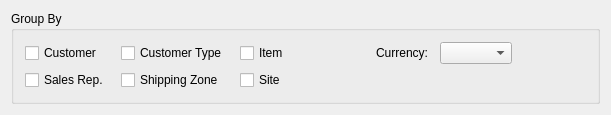
<?xml version="1.0" encoding="UTF-8"?>
<ui version="4.0">
 <comment>This file is part of the xTuple ERP: PostBooks Edition, a free and
open source Enterprise Resource Planning software suite,
Copyright (c) 1999-2019 by OpenMFG LLC, d/b/a xTuple.
It is licensed to you under the Common Public Attribution License
version 1.0, the full text of which (including xTuple-specific Exhibits)
is available at www.xtuple.com/CPAL.  By using this software, you agree
to be bound by its terms.</comment>
 <class>dspSummarizedSales</class>
 <widget class="QWidget" name="dspSummarizedSales">
  <property name="enabled">
   <bool>true</bool>
  </property>
  <property name="geometry">
   <rect>
    <x>0</x>
    <y>0</y>
    <width>611</width>
    <height>103</height>
   </rect>
  </property>
  <property name="windowTitle">
   <string>Summarized Sales</string>
  </property>
  <layout class="QGridLayout" name="gridLayout_2">
   <item row="0" column="0">
    <widget class="QGroupBox" name="_groupBy">
     <property name="title">
      <string>Group By</string>
     </property>
     <layout class="QGridLayout" name="gridLayout">
      <property name="horizontalSpacing">
       <number>12</number>
      </property>
      <item row="0" column="0">
       <widget class="XCheckBox" name="_cust">
        <property name="text">
         <string>Customer</string>
        </property>
       </widget>
      </item>
      <item row="0" column="1">
       <widget class="XCheckBox" name="_custtype">
        <property name="text">
         <string>Customer Type</string>
        </property>
       </widget>
      </item>
      <item row="0" column="2">
       <widget class="XCheckBox" name="_item">
        <property name="text">
         <string>Item</string>
        </property>
       </widget>
      </item>
      <item row="0" column="3">
       <spacer name="horizontalSpacer">
        <property name="orientation">
         <enum>Qt::Horizontal</enum>
        </property>
        <property name="sizeHint" stdset="0">
         <size>
          <width>14</width>
          <height>20</height>
         </size>
        </property>
       </spacer>
      </item>
      <item row="0" column="4">
       <widget class="QLabel" name="_unitsLit">
        <property name="text">
         <string>Currency:</string>
        </property>
        <property name="alignment">
         <set>Qt::AlignRight|Qt::AlignTrailing|Qt::AlignVCenter</set>
        </property>
       </widget>
      </item>
      <item row="0" column="5">
       <widget class="XComboBox" name="_units"/>
      </item>
      <item row="0" column="6">
       <spacer name="horizontalSpacer_2">
        <property name="orientation">
         <enum>Qt::Horizontal</enum>
        </property>
        <property name="sizeHint" stdset="0">
         <size>
          <width>40</width>
          <height>20</height>
         </size>
        </property>
       </spacer>
      </item>
      <item row="1" column="0">
       <widget class="XCheckBox" name="_salesrep">
        <property name="text">
         <string>Sales Rep.</string>
        </property>
       </widget>
      </item>
      <item row="1" column="1">
       <widget class="XCheckBox" name="_shipzone">
        <property name="text">
         <string>Shipping Zone</string>
        </property>
       </widget>
      </item>
      <item row="1" column="2">
       <widget class="XCheckBox" name="_site">
        <property name="text">
         <string>Site</string>
        </property>
       </widget>
      </item>
     </layout>
    </widget>
   </item>
  </layout>
 </widget>
 <layoutdefault spacing="6" margin="11"/>
 <customwidgets>
  <customwidget>
   <class>XCheckBox</class>
   <extends>QCheckBox</extends>
   <header>xcheckbox.h</header>
  </customwidget>
  <customwidget>
   <class>XComboBox</class>
   <extends>QComboBox</extends>
   <header>xcombobox.h</header>
  </customwidget>
 </customwidgets>
 <resources/>
 <connections/>
</ui>
